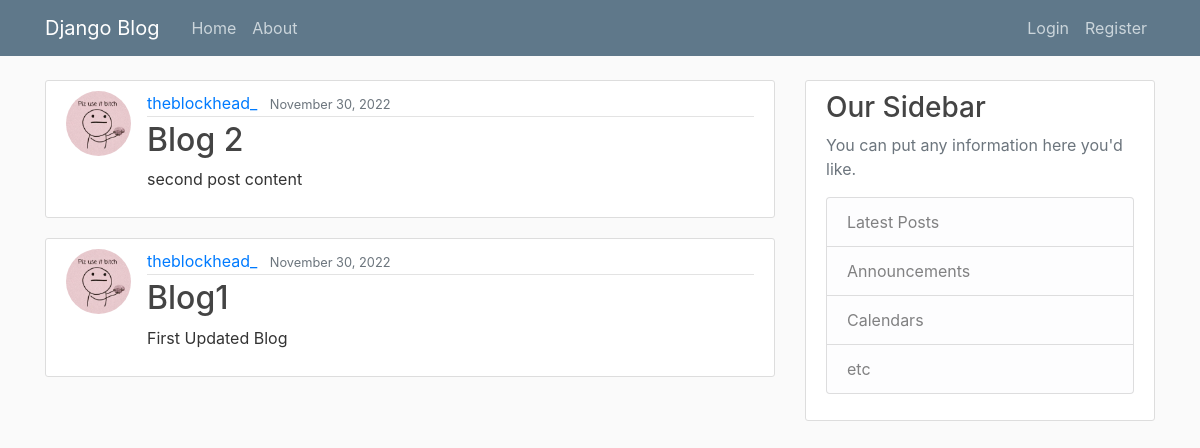
The page / on the database its author committed.
### blog/models.py (models this page shows, shortened)
class Post(models.Model):
    title = models.CharField(max_length=100)
    content = models.TextField()
    date_posted = models.DateTimeField(default=timezone.now)
    author = models.ForeignKey(User, on_delete=models.CASCADE)

### users/models.py (models this page shows, shortened)
class Profile(models.Model):
    user = models.OneToOneField(User, on_delete=models.CASCADE)
    image = models.ImageField(default='default.jpg', upload_to='profile_pics')

### blog/views.py (the view)
# urls.py: path('', PostListView.as_view(), name='blog-home'),
class PostListView(ListView):
    model = Post
    template_name = 'blog/home.html'
    context_object_name = 'posts'
    ordering = ['-date_posted']

### blog/templates/blog/home.html
{% extends "blog/base.html" %}
{% block content %}
    {% for post in posts %}
        <article class="media content-section">
          <img class="rounded-circle article-img" src="{{ post.author.profile.image.url }}">
          <div class="media-body">
            <div class="article-metadata">
              <a class="mr-2" href="#">{{ post.author }}</a>
              <small class="text-muted">{{ post.date_posted|date:"F d, Y" }}</small>
            </div>
            <h2><a class="article-title" href="{% url 'post-detail' post.id%}">{{ post.title }}</a></h2>
            <p class="article-content">{{ post.content }}</p>
          </div>
        </article>
    {% endfor %}
{% endblock content %}

### blog/templates/blog/base.html (shortened to what this page needs)
{% load static %}
<!DOCTYPE html>
<html>
<head>
  <link rel="stylesheet" href="https://maxcdn.bootstrapcdn.com/bootstrap/4.0.0/css/bootstrap.min.css"
>
  <link rel="stylesheet" type="text/css" href="{% static 'blog/main.css' %}">
</head>
<body>
  <header class="site-header">
    <nav class="navbar navbar-expand-md navbar-dark bg-steel fixed-top">
      <div class="container">
        <a class="navbar-brand mr-4" href="{% url 'blog-home' %}">Django Blog</a>
        <div class="collapse navbar-collapse" id="navbarToggle">
          <div class="navbar-nav mr-auto">
            <a class="nav-item nav-link" href="{% url 'blog-home' %}">Home</a>
            <a class="nav-item nav-link" href="{% url 'blog-about' %}">About</a>
          </div>
          <div class="navbar-nav">
            {% if user.is_authenticated %}
            <a class="nav-item nav-link" href="{% url 'logout' %}">Logout</a>
            <a class="nav-item nav-link" href="{% url 'profile' %}">Profile</a>
            {% else %}
            <a class="nav-item nav-link" href="{% url 'login' %}">Login</a>
            <a class="nav-item nav-link" href="{% url 'register' %}#">Register</a>
            {% endif %}
          </div>
        </div>
      </div>
    </nav>
  </header>
  <main role="main" class="container">
    <div class="row">
      <div class="col-md-8">
        {% block content %}{% endblock %}
      </div>
      <div class="col-md-4">
        <div class="content-section">
          <h3>Our Sidebar</h3>
          <p class='text-muted'>You can put any information here you'd like.
          <ul class="list-group">
            <li class="list-group-item list-group-item-light">Latest Posts</li>
            <li class="list-group-item list-group-item-light">Announcements</li>
            <li class="list-group-item list-group-item-light">Calendars</li>
            <li class="list-group-item list-group-item-light">etc</li>
          </ul>
          </p>
        </div>
      </div>
    </div>
  </main>
</body>
</html>

### blog/static/blog/main.css (style rules this page uses)
body { background: #fafafa; color: #333333; margin-top: 5rem; }
h1, h2, h3, h4, h5, h6 { color: #444444; }
ul { margin: 0; }
.bg-steel { background-color: #5f788a; }
.site-header .navbar-nav .nav-link { color: #cbd5db; }
.content-section { background: #ffffff; padding: 10px 20px; border: 1px solid #dddddd; border-radius: 3px; margin-bottom: 20px; }
.article-title { color: #444444; }
.article-content { white-space: pre-line; }
.article-img { height: 65px; width: 65px; margin-right: 16px; }
.article-metadata { padding-bottom: 1px; margin-bottom: 4px; border-bottom: 1px solid #e3e3e3 }

### rows shown on the page
Post: author.profile.image (picture), author "theblockhead_", date_posted "November 30, 2022", title "Blog 2", content "second post content"
Post: author.profile.image (picture), author "theblockhead_", date_posted "November 30, 2022", title "Blog1", content "First Updated Blog"
